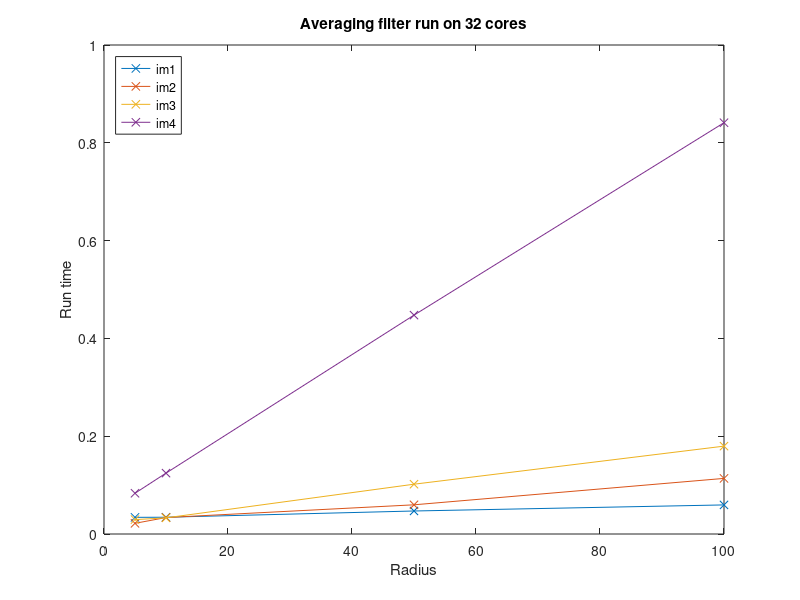
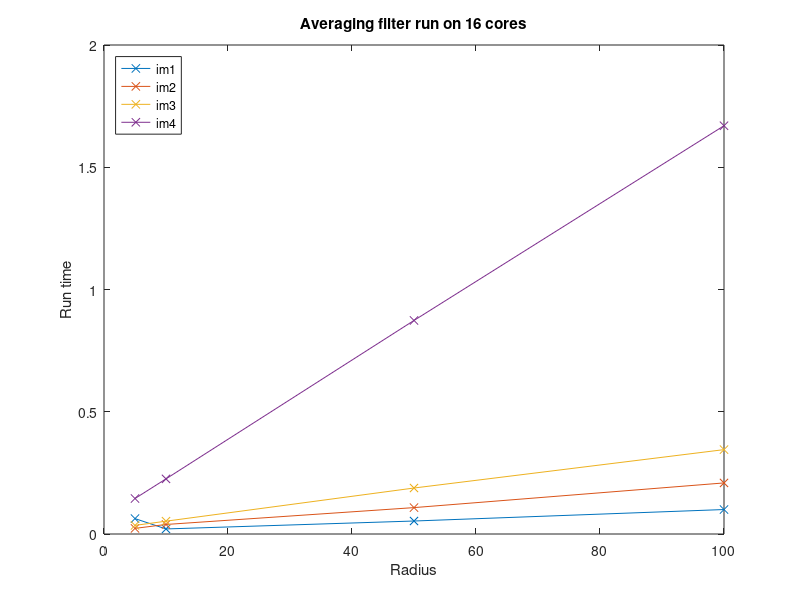
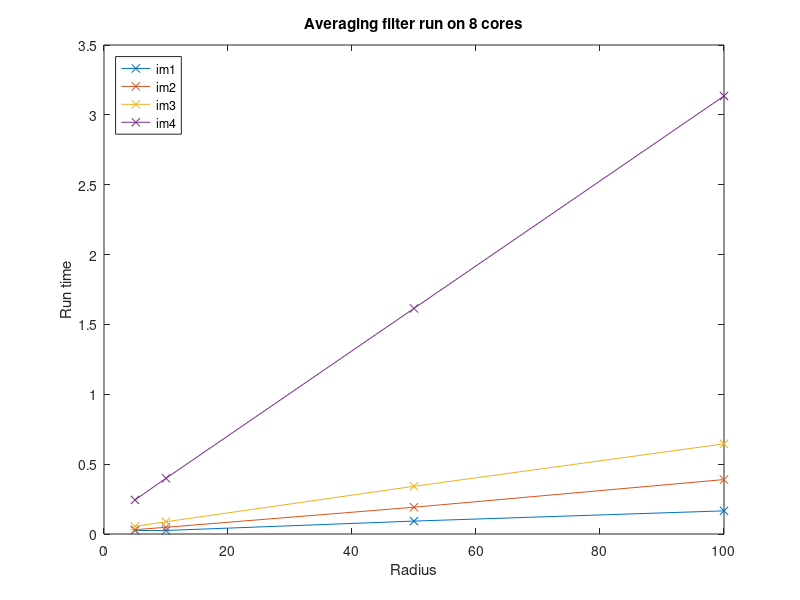
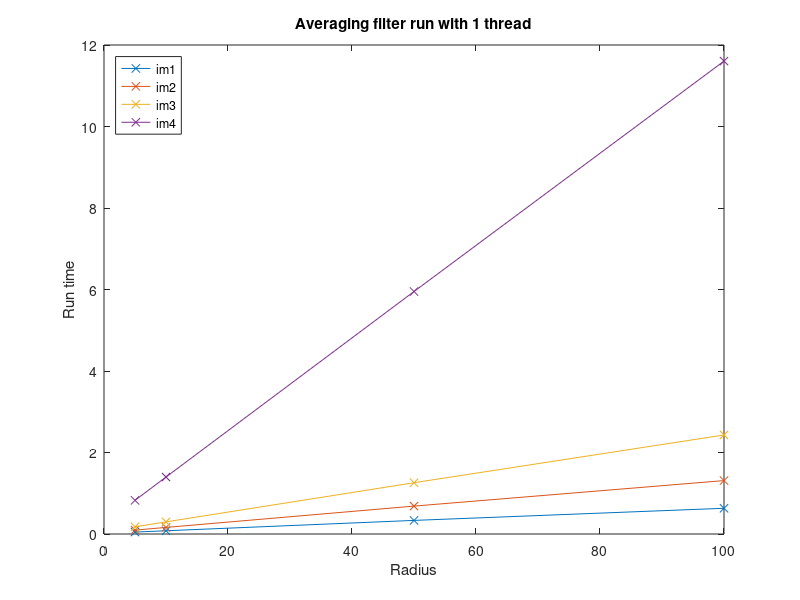

Source code (MATLAB) for these figures, in order:
% ./matlab_format.py slurm-518955.out 32_cores
figure(1)
im1_32_cores = [0.0340881 0.0342889 0.0470531 0.05948];
im1_32_cores_radius = [5 10 50 100];
im2_32_cores = [0.0218539 0.033638 0.0597 0.113708];
im2_32_cores_radius = [5 10 50 100];
im3_32_cores = [0.0294271 0.0330119 0.101842 0.179678];
im3_32_cores_radius = [5 10 50 100];
im4_32_cores = [0.083344 0.124487 0.447587 0.841062];
im4_32_cores_radius = [5 10 50 100];
plot(im1_32_cores_radius, im1_32_cores, '-x', im2_32_cores_radius, im2_32_cores, '-x', im3_32_cores_radius, im3_32_cores, '-x', im4_32_cores_radius, im4_32_cores, '-x');
legend('im1', 'im2', 'im3', 'im4', 'Location', 'NorthWest');
xlabel('Radius');
ylabel('Run time');
title('Averaging filter run on 32 cores');

%./matlab_format.py slurm-518960.out 16_cores
im1_16_cores = [0.0629621 0.0206759 0.053117 0.100074];
im1_16_cores_radius = [5 10 50 100];
im2_16_cores = [0.023015 0.0389862 0.107951 0.208884];
im2_16_cores_radius = [5 10 50 100];
im3_16_cores = [0.035218 0.05247 0.188079 0.345068];
im3_16_cores_radius = [5 10 50 100];
im4_16_cores = [0.145128 0.225484 0.87342 1.66979];
im4_16_cores_radius = [5 10 50 100];
figure(2)
plot(im1_16_cores_radius, im1_16_cores, '-x', im2_16_cores_radius, im2_16_cores, '-x', im3_16_cores_radius, im3_16_cores, '-x', im4_16_cores_radius, im4_16_cores, '-x');
legend('im1', 'im2', 'im3', 'im4', 'Location', 'NorthWest');
xlabel('Radius');
ylabel('Run time');
title('Averaging filter run on 16 cores');

%./matlab_format.py slurm-521800.out 8_cores
im1_8_cores = [0.025578 0.0253482 0.0923798 0.165697];
im1_8_cores_radius = [5 10 50 100];
im2_8_cores = [0.0305769 0.0481551 0.191713 0.389587];
im2_8_cores_radius = [5 10 50 100];
im3_8_cores = [0.054776 0.0877669 0.341511 0.645192];
im3_8_cores_radius = [5 10 50 100];
im4_8_cores = [0.243807 0.398764 1.61486 3.13503];
im4_8_cores_radius = [5 10 50 100];
figure(3)
plot(im1_8_cores_radius, im1_8_cores, '-x', im2_8_cores_radius, im2_8_cores, '-x', im3_8_cores_radius, im3_8_cores, '-x', im4_8_cores_radius, im4_8_cores, '-x');
legend('im1', 'im2', 'im3', 'im4', 'Location', 'NorthWest');
xlabel('Radius');
ylabel('Run time');
title('Averaging filter run on 8 cores');

%./matlab_format.py slurm-521808.out 1_thread
im1_1_thread = [0.0470434 0.0796472 0.333709 0.631312];
im1_1_thread_radius = [5 10 50 100];
im2_1_thread = [0.095533 0.161768 0.684766 1.31056];
im2_1_thread_radius = [5 10 50 100];
im3_1_thread = [0.176316 0.297651 1.25851 2.43034];
im3_1_thread_radius = [5 10 50 100];
im4_1_thread = [0.826119 1.39829 5.9504 11.6048];
im4_1_thread_radius = [5 10 50 100];
figure(4)
plot(im1_1_thread_radius, im1_1_thread, '-x', im2_1_thread_radius, im2_1_thread, '-x', im3_1_thread_radius, im3_1_thread, '-x', im4_1_thread_radius, im4_1_thread, '-x');
legend('im1', 'im2', 'im3', 'im4', 'Location', 'NorthWest');
xlabel('Radius');
ylabel('Run time');
title('Averaging filter run with 1 thread');

%./matlab_format.py slurm-521810.out 2_threads
im1_2_threads = [0.025016 0.0427838 0.16885 0.318079];
im1_2_threads_radius = [5 10 50 100];
im2_2_threads = [0.0504859 0.0846524 0.34507 0.663202];
im2_2_threads_radius = [5 10 50 100];
im3_2_threads = [0.0924769 0.1519 0.634045 1.23104];
im3_2_threads_radius = [5 10 50 100];
im4_2_threads = [0.413716 0.702383 2.9809 5.81111];
im4_2_threads_radius = [5 10 50 100];
figure(5)
plot(im1_2_threads_radius, im1_2_threads, '-x', im2_2_threads_radius, im2_2_threads, '-x', im3_2_threads_radius, im3_2_threads, '-x', im4_2_threads_radius, im4_2_threads, '-x');
legend('im1', 'im2', 'im3', 'im4', 'Location', 'NorthWest');
xlabel('Radius');
ylabel('Run time');
title('Averaging filter run with 2 threads');

%./matlab_format.py slurm-521815.out 4_threads
im1_4_threads = [0.0140645 0.0225147 0.0872207 0.161822];
im1_4_threads_radius = [5 10 50 100];
im2_4_threads = [0.0274257 0.0445793 0.17969 0.336393];
im2_4_threads_radius = [5 10 50 100];
im3_4_threads = [0.0508857 0.0817186 0.324281 0.616372];
im3_4_threads_radius = [5 10 50 100];
im4_4_threads = [0.220054 0.360046 1.51232 2.94226];
im4_4_threads_radius = [5 10 50 100];
figure(5);
plot(im1_4_threads_radius, im1_4_threads, '-x', im2_4_threads_radius, im2_4_threads, '-x', im3_4_threads_radius, im3_4_threads, '-x', im4_4_threads_radius, im4_4_threads, '-x');
legend('im1', 'im2', 'im3', 'im4', 'Location', 'NorthWest');
xlabel('Radius');
ylabel('Run time');
title('Averaging filter run with 4 threads');

%./matlab_format.py slurm-521817.out 8_threads
im1_8_threads = [0.0104665 0.0146436 0.0481916 0.0860901];
im1_8_threads_radius = [5 10 50 100];
im2_8_threads = [0.0199493 0.0295607 0.0984862 0.183738];
im2_8_threads_radius = [5 10 50 100];
im3_8_threads = [0.0363348 0.0511522 0.178057 0.330515];
im3_8_threads_radius = [5 10 50 100];
im4_8_threads = [0.127996 0.206565 0.79577 1.52823];
im4_8_threads_radius = [5 10 50 100];
figure(6);
plot(im1_8_threads_radius, im1_8_threads, '-x', im2_8_threads_radius, im2_8_threads, '-x', im3_8_threads_radius, im3_8_threads, '-x', im4_8_threads_radius, im4_8_threads, '-x');
legend('im1', 'im2', 'im3', 'im4', 'Location', 'NorthWest');
xlabel('Radius');
ylabel('Run time');
title('Averaging filter run with 8 threads');

%./matlab_format.py slurm-521819.out 16_threads
im1_16_threads = [0.0114095 0.012666 0.0295881 0.0505437];
im1_16_threads_radius = [5 10 50 100];
im2_16_threads = [0.0220951 0.026521 0.0615479 0.10425];
im2_16_threads_radius = [5 10 50 100];
im3_16_threads = [0.0428284 0.0474971 0.110336 0.191794];
im3_16_threads_radius = [5 10 50 100];
im4_16_threads = [0.104575 0.143931 0.458426 0.851565];
im4_16_threads_radius = [5 10 50 100];
figure(7);
plot(im1_16_threads_radius, im1_16_threads, '-x', im2_16_threads_radius, im2_16_threads, '-x', im3_16_threads_radius, im3_16_threads, '-x', im4_16_threads_radius, im4_16_threads, '-x');
legend('im1', 'im2', 'im3', 'im4', 'Location', 'NorthWest');
xlabel('Radius');
ylabel('Run time');
title('Averaging filter run with 16 threads');

%%
figure(8)
plot(im4_8_cores_radius, im4_8_cores, '-x', im4_16_cores_radius, im4_16_cores, '-x', im4_32_cores_radius, im4_32_cores, '-x');
legend('8 cores', '16 cores', '32 cores', 'Location', 'NorthWest');
xlabel('Radius');
ylabel('Run time');
title('Averaging filter on im4.ppm different # cores');

%%
figure(9)
plot(im4_1_thread_radius, im4_1_thread, '-x', im4_2_threads_radius, im4_2_threads, '-x', im4_4_threads_radius, im4_4_threads, '-x', im4_8_threads_radius, im4_8_threads, '-x', im4_16_threads_radius, im4_16_threads, '-x');
legend('1 thread', '2 thread', '4 thread', '8 thread', '16 thread', 'Location', 'NorthWest');
xlabel('Radius');
ylabel('Run time');
title('Averaging filter on im4.ppm different # threads');

%%
mpi_thres_8_cores = [0.00768995 0.00541592 0.00714207 0.0279419];
mpi_thres_16_cores = [0.0297282 0.0194161 0.0152361 0.0306139];
mpi_thres_1_core = [0.00366712 0.00708914 0.01314 0.062237];
mpi_thres_4_cores = [0.002702 0.00367713 0.00692105 0.0318539];
im = [1 2 3 4];
%cores = [1 4 8 16];
%mpi_im2_core_var = [mpi_thres_1_core(2) mpi_thres_4_cores(2) mpi_thres_8_core(2) mpi_thres_16_cores(2)];
im = [1 2 3 4];
figure(10)
plot(im, mpi_thres_1_core, '-x', im, mpi_thres_4_cores, '-x', im, mpi_thres_8_cores, '-x', im, mpi_thres_16_cores, '-x');
%plot(cores, mpi_im2_core_var, '-x', cores, mpi_im2_core_var, '-x', cores, mpi_im2_core_var, '-x', cores, mpi_im2_core_var, '-x');
legend('1 core', '4 cores', '8 cores', '16 cores', 'Location', 'NorthWest');
xlabel('Image');
ylabel('Run time');
title('Threshold filter with mpi on different images');

%%


%%
thres_1_thread = [0.0025102 0.00499036 0.00936788 0.0392];
thres_4_threads = [0.000823773 0.00137079 0.00245882 0.0106272];
thres_8_threads = [0.00057446 0.000958058 0.00143139 0.00550633];
thres_16_threads = [0.000768185 0.000902217 0.00116739 0.00329923];
im = [1 2 3 4];
figure(11)
plot(im, thres_1_thread, '-x', im, thres_4_threads, '-x', im, thres_8_threads, '-x', im, thres_16_threads, '-x');
legend('1 threads', '4 threads', '8 threads', '16 threads', 'Location', 'NorthWest');
xlabel('Image');
ylabel('Run time');
title('Threshold filter with pthreads on different images');
